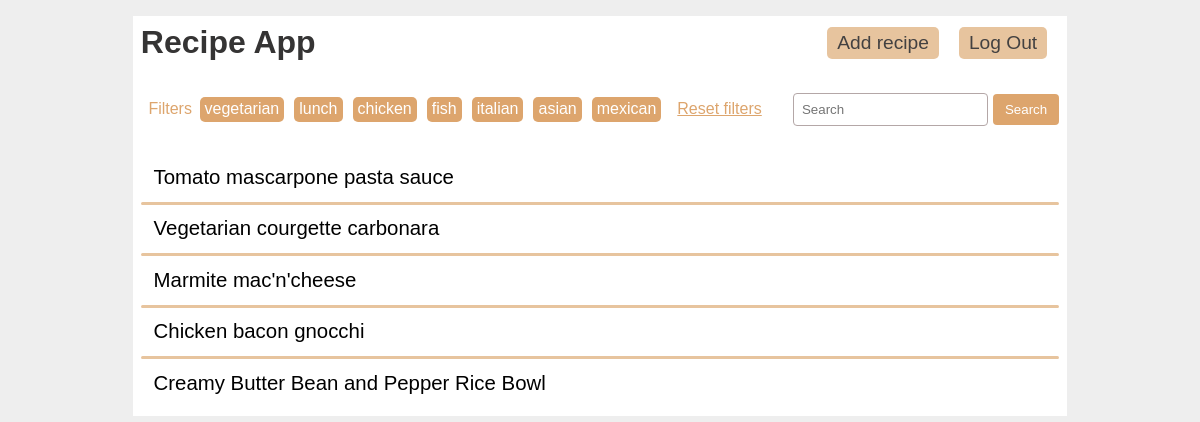
Page /filter_recipes/italian (signed in) on the committed database.
### tables this page shows
CREATE TABLE recipes (
  id INTEGER PRIMARY KEY AUTOINCREMENT,
  title TEXT NOT NULL,
  ingredients TEXT NOT NULL,
  instructions TEXT NOT NULL,
  tags TEXT
);

### app/home.py (the view)
@bp.route('/filter_recipes/<string:filter>')
def filter_recipes(filter):
    if filter == "reset":
        recipes = recipe_get_all()
    else:
        recipes = recipe_search(filter, by_tag=True)
    tags = recipe_get_popular_tags()
    return render_template('recipes/index.html', recipes=recipes, filter_words=tags)

### app/auth.py (called while the page is built)
@bp.before_app_request
def load_logged_in_user():
    user_id = session.get('user_id')
    if user_id is None:
        g.user = None
    else:
        g.user = user_get_user_by_id(user_id)
        if g.user is False:
            print("Warning: User ID is None!")

### app/db.py (called while the page is built)
def get_db():
    if 'db' not in g:
        g.db = sqlite3.connect(
            current_app.config['DATABASE'],
            detect_types=sqlite3.PARSE_DECLTYPES
        )
        g.db.row_factory = sqlite3.Row
    return g.db

def db_lookup(table, param, input_param):
    query = f"SELECT * FROM {table} WHERE {param} = ?;"
    record = get_db().execute(query, (input_param,)).fetchone()
    return record

def db_get_user(n, param):
    user = db_lookup ("users", n, param)
    return user

def db_text_search(input_param):
    results = search_string_in_table ("recipes", input_param)
    return results

def search_string_in_table(table_name, search_string):
    query = f"SELECT * FROM {table_name} WHERE title LIKE ? OR ingredients LIKE ? OR instructions LIKE ? OR tags LIKE ?;"
    records = get_db().execute(query, ('%' + search_string + '%','%' + search_string + '%','%' + search_string + '%','%' + search_string + '%')).fetchall()
    return records

### app/recipe.py (called while the page is built)
def parse(recipe):
    recipe_fields = ['id', 'title', 'ingredients', 'instructions', 'tags']
    recipe = dict(zip(recipe_fields, recipe))
    return recipe

def format_recipes(cursor, single):
    if single == True:
        result = parse(cursor)
    else:
        result = list()
        for item in cursor:
            recipe = parse(item)
            result.append((recipe))
    return result

def recipe_get_popular_tags():
    tags = ['vegetarian', 'lunch', 'chicken', 'fish', 'italian', 'asian', 'mexican']
    return tags

def recipe_search(terms, by_tag=False):
    if by_tag == True:
        recipes = db_text_search(terms)
    else:
        recipes = db_text_search(terms)
    if isinstance(recipes, list):
        res = format_recipes(recipes, single=False)
    else:
        res = format_recipes(recipes, single=True)
    return res

### app/user.py (called while the page is built)
def user_get_user_by_id(user_id):
    return db_get_user("id", (user_id))

### app/templates/recipes/index.html (shortened to what this page needs)
{% extends 'base.html' %}
{% block filters %}
<div class="filter-section">
  <div class="filter-buttons">
    <p class="filter-non-tag">Filters</p>
    {% for filter_word in filter_words %}
      <a href="{{ url_for('home.filter_recipes', filter=filter_word) }}" class="filter-button">{{ filter_word }}</a>
    {% endfor %}
    <a href="{{ url_for('home.filter_recipes', filter="reset") }}" class="filter-non-tag">Reset filters</a>
  </div>
  <div class="search-container">
    <form action="{{ url_for('home.search', query='search') }}" method="get">
      <input type="search" placeholder="Search" name="q" class="search-input">
      <button type="submit" class="search-button">Search</button>
    </form>
  </div>
</div>
{% endblock %}
{% block content %}
  <div class="recipe-list">
  {% for recipe in recipes %}
    <div class="recipe-title">
      <a class="action" href="{{ url_for('home.view_full_details', id=recipe['id']) }}">
        <p>{{ recipe['title'] }}</p>
      </a>
    </div>
  {% if not loop.last %}
  <hr>
  {% endif %}
  {% endfor %}
  </div>
{% endblock %}

### app/static/style1.css (style rules this page uses)
p { margin: 0.1rem; padding: 0; }
a { color: var(--font-color); }
hr { border: none; border-top: 0.2rem solid var(--secondary-color); border-radius: 0.1rem; margin: 0.2rem 0rem; }
.filter-section { margin-bottom: 2rem; display: flex; flex-wrap: wrap; align-items: center; }
.filter-buttons { flex: 1; display: flex; flex-wrap: wrap; align-items: center; margin-bottom: 3px; }
.filter-button { display: inline-block; padding: 3px 5px 4px 5px; margin-right: 10px; background-color: var(--primary-color); color: #fff; border-radius: 5px; text-decoration: none; }
.filter-non-tag { color: var(--primary-color); padding: 3px 6px 5px 6px; display: inline-block; }
.search-container form { display: flex; align-items: center; margin-bottom: 3px; }
.search-input { margin-bottom: 0; margin-right: 5px; padding: 8px; border: 1px solid var(--border-color); border-radius: 4px; }
.search-button { padding: 8px 12px; background-color: var(--primary-color); color: white; border: none; border-radius: 4px; cursor: pointer; }
.recipe-title > a:first-of-type { flex: auto; }

### rows in the picture
recipes: title "Tomato mascarpone pasta sauce"
recipes: title "Vegetarian courgette carbonara"
recipes: title "Marmite mac'n'cheese"
recipes: title "Chicken bacon gnocchi"
recipes: title "Creamy Butter Bean and Pepper Rice Bowl"

### other values in the picture
{{ filter_word }} "vegetarian" "lunch" "chicken" "fish" "italian" "asian" "mexican"
